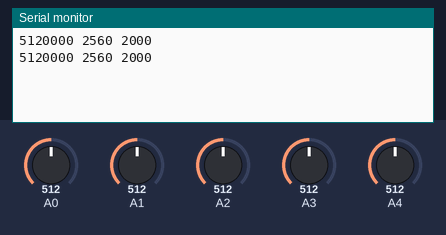
Recording of a sketch running on a simulated Arduino Uno, built with avr-gcc and run on an emulated ATmega328P. On the bench: the last lines printed to the serial monitor. Inputs (shaded band) come from the test bench; at power-on: A0 = 512, A1 = 512, A2 = 512, A3 = 512, A4 = 512.

Above: at 2.8 s.
2.9 s: A0 set to 716
At 5.0 s:
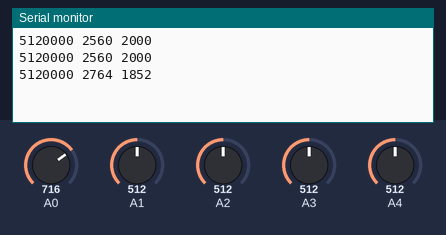
5.6 s: A1 set to 716
At 6.6 s:
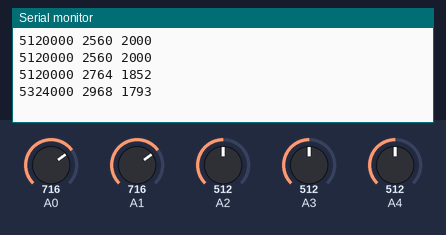
8.3 s: A2 set to 716
At 10.8 s:
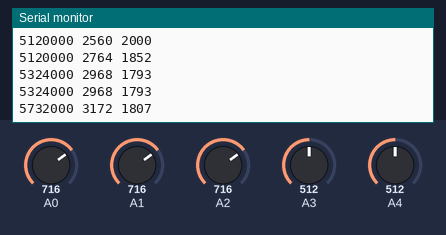
11.0 s: A3 set to 716
At 12.5 s:
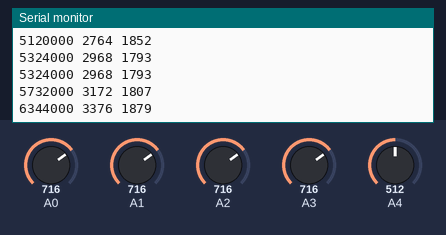
13.7 s: A4 set to 716
At 15.3 s:
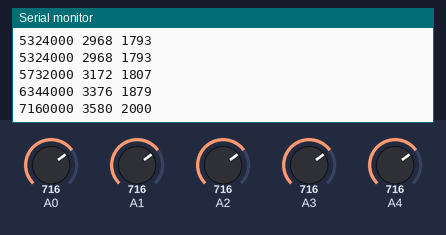
16.4 s: A0 set to 992
At 18.4 s:
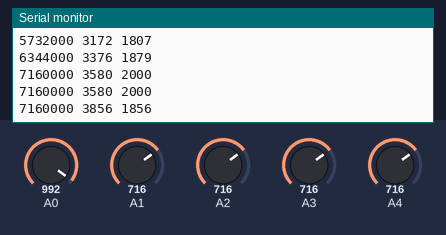
Timing chart, 0 to 19.9 s (numbered marks = the images above; inputs shaded):
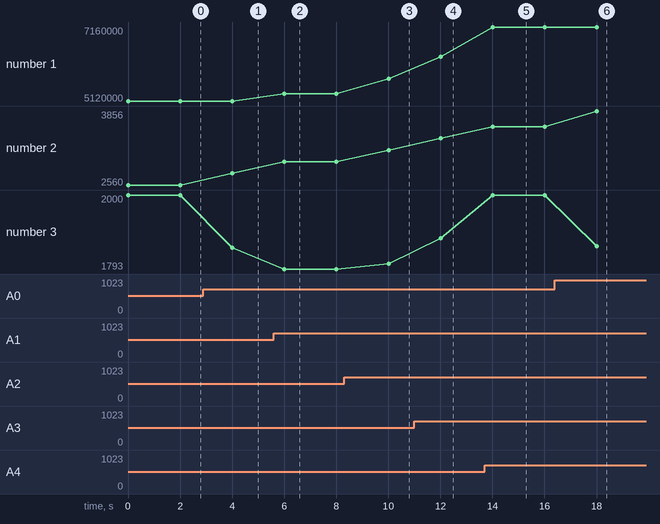

The sketch:

positon.ino
```cpp
//definitions

int motor_left=3 ;
int motor_right=4 ;


long sensors_average;
int sensors_sum;
int position;
long sensors[] = {0, 0, 0, 0, 0}; // Array used to store 5 readings for 5 sensors

void setup()
{ Serial.begin(9600);
}
void loop()
{ sensors_average = 0;
sensors_sum = 0;
for (int i = 0; i < 5; i++)
{sensors[i] = analogRead(i);
sensors_average += sensors[i] * i * 1000; //Calculating the weighted mean
sensors_sum += int(sensors[i]);} //Calculating sum of sensor readings
position = int(sensors_average / sensors_sum);
Serial.print(sensors_average);
Serial.print(' ');
Serial.print(sensors_sum);
Serial.print(' ');
Serial.print(position);
Serial.println();
delay(2000);
}
```

Measured:
- after the input at 2.9 s, the serial monitor: prints a new line after 1.1 s (image 1)
- after the input at 5.6 s, the serial monitor: prints a new line after 0.41 s (image 2)
- after the input at 8.3 s, the serial monitor: prints a new line after 1.7 s (image 3)
- after the input at 11.0 s, the serial monitor: prints a new line after 1.0 s (image 4)
- after the input at 13.7 s, the serial monitor: prints a new line after 0.31 s (image 5)
- after the input at 16.4 s, the serial monitor: prints a new line after 1.6 s (image 6)
- plotted number 1: 5120000 → 5324000 after the input at 5.6 s, 5324000 → 5732000 after the input at 8.3 s, 5732000 → 6344000 after the input at 11.0 s, 6344000 → 7160000 after the input at 13.7 s
- plotted number 2: 2560 → 2764 after the input at 2.9 s, 2764 → 2968 after the input at 5.6 s, 2968 → 3172 after the input at 8.3 s, 3172 → 3376 after the input at 11.0 s, 3376 → 3580 after the input at 13.7 s
